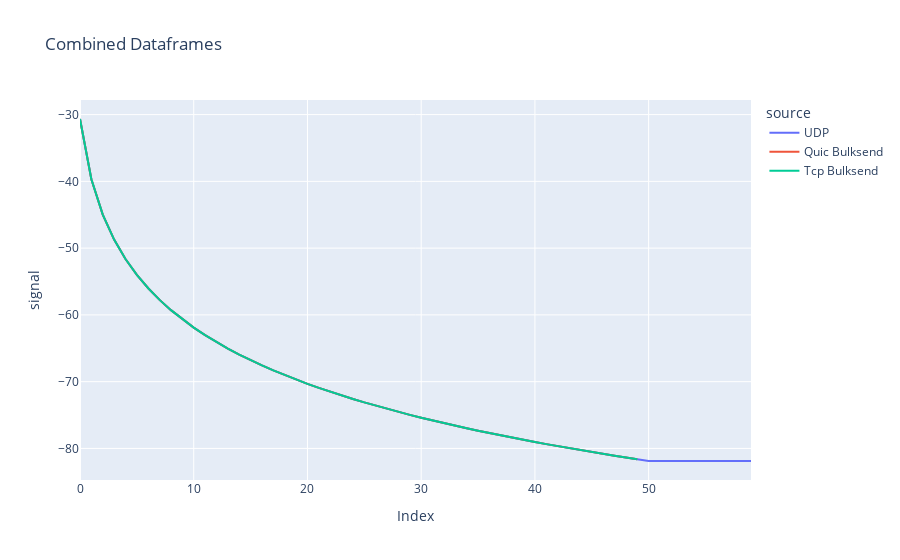

Here is the notebook cell this chart was saved with:
### Markdown cell above
## Signal

### Code cell
udpClientCsv = f'../data/baseline_jan19/baseline-udp/2024-01-19_10:14:23/udp-flow0-client.csv'
udpClientDf_1 = pd.read_csv(udpClientCsv)
udpClientDf_1['signal'] = pd.to_numeric(udpClientDf_1['signal'], errors='coerce')

tcpClientCsv = f'../data/baseline_jan19/baseline-tcp-bulksend/2024-01-19_09:48:02/tcp-flow0-client.csv'
tcpClientDf_1 = pd.read_csv(tcpClientCsv)
tcpClientDf_1['signal'] = pd.to_numeric(tcpClientDf_1['signal'], errors='coerce')
tcpClientDf_1['signal'] = tcpClientDf_1['signal'][0:50]

quicClientCsv = f'../data/baseline_jan19/baseline-quic-bulksend/2024-01-19_09:48:24/quic-flow0-client.csv'
quicClientDf_1 = pd.read_csv(quicClientCsv)
quicClientCsv = f'../data/baseline_jan19/baseline-quic-bulksend/2024-01-19_12:57:02/quic-flow0-client.csv'
quicClientDf_2 = pd.read_csv(quicClientCsv)
quicClientDf_1['signal'] = quicClientDf_1['signal'][0:50]
quicClientDf_2['signal'] = quicClientDf_2['signal'][0:50]

quicAvgDf = (quicClientDf_1['signal'] + quicClientDf_2['signal'])/2
quicAvgDf = pd.DataFrame((quicAvgDf))

udpClientDf_1['source'] = 'UDP'
quicAvgDf['source'] = 'Quic Bulksend'
tcpClientDf_1['source'] = 'Tcp Bulksend'

# Concatenate the dataframes
comSig = pd.concat([udpClientDf_1, quicAvgDf, tcpClientDf_1])
# comSig = pd.concat([quicAvgDf, tcpClientDf_1])

comSig['signal'] = pd.to_numeric(comSig['signal'], errors='coerce')

# Plotting the combined data
figSig = px.line(comSig, x=comSig.index, y='signal', color='source',
                labels={'index': 'Index', 'signal': 'signal'}, title='Combined Dataframes')

# Show the legend
figSig.update_layout(showlegend=True)

figSig.show()

### Figure 1 — Plotly figure (JSON) as saved in the notebook; plotly's stock layout.template omitted (floating-point values rounded to 4 significant figures)
{"data": [{"hovertemplate": "source=UDP<br>Index=%{x}<br>signal=%{y}<extra></extra>", "legendgroup": "UDP", "line": {"color": "#636efa", "dash": "solid"}, "marker": {"symbol": "circle"}, "mode": "lines", "name": "UDP", "orientation": "v", "showlegend": true, "x": [0, 1, 2, 3, 4, 5, 6, 7, 8, 9, 10, 11, 12, 13, 14, 15, 16, 17, 18, 19, 20, 21, 22, 23, 24, 25, 26, 27, 28, 29, 30, 31, 32, 33, 34, 35, 36, 37, 38, 39, 40, 41, 42, 43, 44, 45, 46, 47, 48, 49, 50, 51, 52, 53, 54, 55, 56, 57, 58, 59], "xaxis": "x", "y": [-30.66, -39.69, -44.97, -48.72, -51.63, -54.0, -56.01, -57.75, -59.28, -60.66, -61.9, -63.03, -64.08, -65.04, -65.94, -66.78, -67.57, -68.32, -69.02, -69.69, -70.32, -70.93, -71.51, -72.06, -72.6, -73.11, -73.6, -74.07, -74.53, -74.97, -75.4, -75.81, -76.21, -76.6, -76.98, -77.35, -77.7, -78.05, -78.39, -78.72, -79.04, -79.35, -79.66, -79.96, -80.25, -80.54, -80.82, -81.09, -81.36, -81.63, -81.88, -81.88, -81.88, -81.88, -81.88, -81.88, -81.88, -81.88, -81.88, -81.88], "yaxis": "y", "type": "scatter"}, {"hovertemplate": "source=Quic Bulksend<br>Index=%{x}<br>signal=%{y}<extra></extra>", "legendgroup": "Quic Bulksend", "line": {"color": "#EF553B", "dash": "solid"}, "marker": {"symbol": "circle"}, "mode": "lines", "name": "Quic Bulksend", "orientation": "v", "showlegend": true, "x": [0, 1, 2, 3, 4, 5, 6, 7, 8, 9, 10, 11, 12, 13, 14, 15, 16, 17, 18, 19, 20, 21, 22, 23, 24, 25, 26, 27, 28, 29, 30, 31, 32, 33, 34, 35, 36, 37, 38, 39, 40, 41, 42, 43, 44, 45, 46, 47, 48, 49, 50, 51], "xaxis": "x", "y": [-30.66, -39.69, -44.97, -48.72, -51.63, -54.0, -56.01, -57.75, -59.28, -60.66, -61.9, -63.03, -64.08, -65.04, -65.94, -66.78, -67.57, -68.32, -69.02, -69.69, -70.32, -70.93, -71.51, -72.06, -72.6, -73.11, -73.6, -74.07, -74.53, -74.97, -75.4, -75.81, -76.21, -76.6, -76.98, -77.35, -77.7, -78.05, -78.39, -78.72, -79.04, -79.35, -79.66, -79.96, -80.25, -80.54, -80.82, -81.09, -81.36, -81.63, null, null], "yaxis": "y", "type": "scatter"}, {"hovertemplate": "source=Tcp Bulksend<br>Index=%{x}<br>signal=%{y}<extra></extra>", "legendgroup": "Tcp Bulksend", "line": {"color": "#00cc96", "dash": "solid"}, "marker": {"symbol": "circle"}, "mode": "lines", "name": "Tcp Bulksend", "orientation": "v", "showlegend": true, "x": [0, 1, 2, 3, 4, 5, 6, 7, 8, 9, 10, 11, 12, 13, 14, 15, 16, 17, 18, 19, 20, 21, 22, 23, 24, 25, 26, 27, 28, 29, 30, 31, 32, 33, 34, 35, 36, 37, 38, 39, 40, 41, 42, 43, 44, 45, 46, 47, 48, 49, 50, 51], "xaxis": "x", "y": [-30.66, -39.69, -44.97, -48.72, -51.63, -54.0, -56.01, -57.75, -59.28, -60.66, -61.9, -63.03, -64.08, -65.04, -65.94, -66.78, -67.57, -68.32, -69.02, -69.69, -70.32, -70.93, -71.51, -72.06, -72.6, -73.11, -73.6, -74.07, -74.53, -74.97, -75.4, -75.81, -76.21, -76.6, -76.98, -77.35, -77.7, -78.05, -78.39, -78.72, -79.04, -79.35, -79.66, -79.96, -80.25, -80.54, -80.82, -81.09, -81.36, -81.63, null, null], "yaxis": "y", "type": "scatter"}], "layout": {"xaxis": {"anchor": "y", "domain": [0.0, 1.0], "title": {"text": "Index"}}, "yaxis": {"anchor": "x", "domain": [0.0, 1.0], "title": {"text": "signal"}}, "legend": {"title": {"text": "source"}, "tracegroupgap": 0}, "title": {"text": "Combined Dataframes"}, "showlegend": true}}
